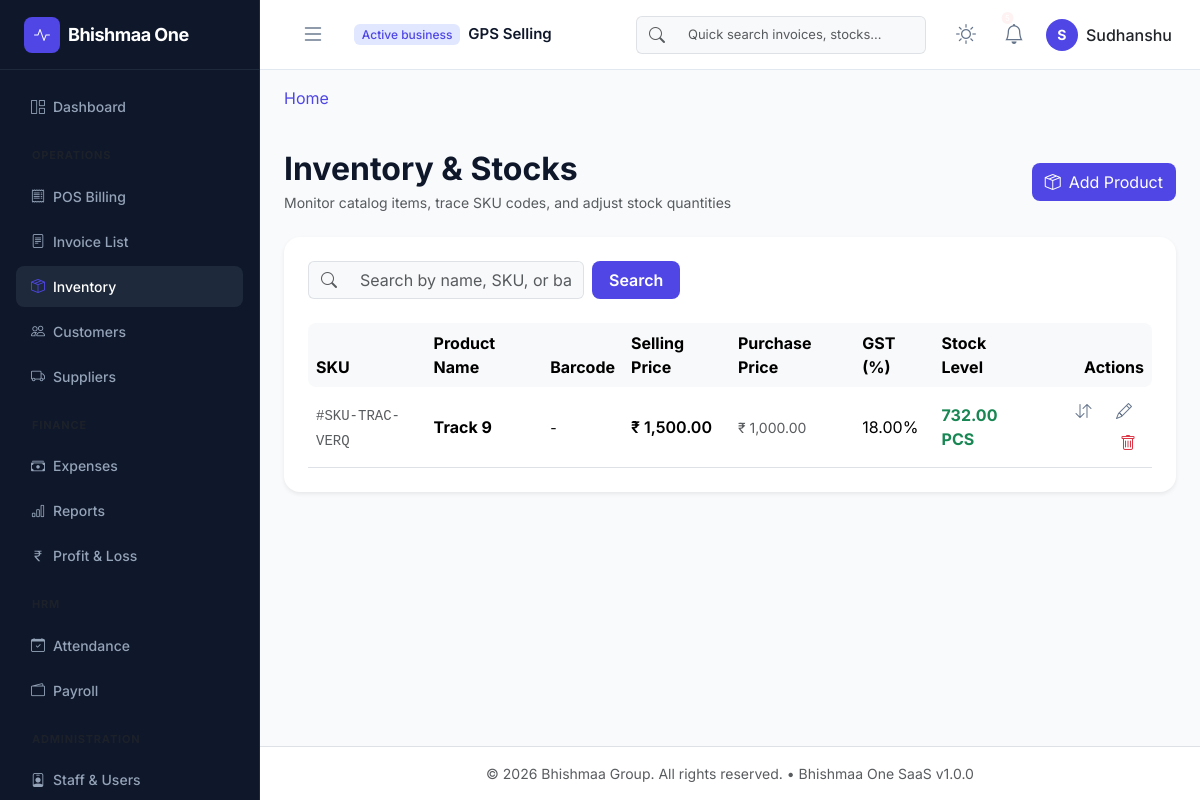
/inventory/ (signed in), run on the app's committed database.
### app/models/core.py (models this page shows, shortened)
class Base(db.Model):
    __abstract__ = True
    id = db.Column(UUIDType, primary_key=True, default=lambda: str(uuid.uuid4()))
    created_at = db.Column(db.DateTime, default=datetime.datetime.utcnow, index=True)
    updated_at = db.Column(db.DateTime, default=datetime.datetime.utcnow, onupdate=datetime.datetime.utcnow)
    is_deleted = db.Column(db.Boolean, default=False, index=True)

class Organization(Base):
    __tablename__ = 'organizations'
    name = db.Column(db.String(150), nullable=False)
    subdomain = db.Column(db.String(50), unique=True, index=True, nullable=False)
    is_active = db.Column(db.Boolean, default=True, index=True)
    plan_name = db.Column(db.String(50), default='Free')
    users = db.relationship('User', back_populates='organization', lazy=True)

class User(UserMixin, Base):
    __tablename__ = 'users'
    username = db.Column(db.String(80), unique=True, index=True, nullable=False)
    email = db.Column(db.String(120), unique=True, index=True, nullable=False)
    password_hash = db.Column(db.String(128), nullable=False)
    first_name = db.Column(db.String(50))
    last_name = db.Column(db.String(50))
    is_active = db.Column(db.Boolean, default=True, index=True)
    organization_id = db.Column(UUIDType, db.ForeignKey('organizations.id', ondelete='CASCADE'), nullable=True, index=True)
    branch_id = db.Column(UUIDType, db.ForeignKey('branches.id', ondelete='SET NULL'), nullable=True, index=True)
    organization = db.relationship('Organization', back_populates='users')
    branch = db.relationship('Branch', backref=db.backref('users', lazy=True))
    roles = db.relationship('Role', secondary=user_roles, back_populates='users', lazy='joined')
    def has_permission(self, perm_name):
        for role in self.roles:
            if any(perm.name == perm_name for perm in role.permissions):
                return True
        return False

### app/models/inventory.py (models this page shows, shortened)
class Product(TenantBase):
    __tablename__ = 'products'
    name = db.Column(db.String(255), nullable=False, index=True)
    sku = db.Column(db.String(50), nullable=True, unique=True, index=True)
    barcode = db.Column(db.String(100), nullable=True, index=True)
    description = db.Column(db.Text)
    category_id = db.Column(
        UUIDType,
        db.ForeignKey('product_categories.id', ondelete='SET NULL'),
        nullable=True
    )
    brand_id = db.Column(
        UUIDType,
        db.ForeignKey('product_brands.id', ondelete='SET NULL'),
        nullable=True
    )
    unit_id = db.Column(
        UUIDType,
        db.ForeignKey('product_units.id', ondelete='SET NULL'),
        nullable=True
    )
    purchase_price = db.Column(db.Numeric(10, 2), default=0.0)
    selling_price = db.Column(db.Numeric(10, 2), default=0.0)
    gst_rate = db.Column(db.Numeric(5, 2), default=18.0)  # GST rate: 0, 5, 12, 18, 28%
    current_stock = db.Column(db.Numeric(10, 2), default=0.0, index=True)
    min_stock_alert = db.Column(db.Numeric(10, 2), default=5.0)
    max_stock_level = db.Column(db.Numeric(10, 2), default=100.0)
    reorder_quantity = db.Column(db.Numeric(10, 2), default=20.0)
    is_active = db.Column(db.Boolean, default=True, index=True)
    transactions = db.relationship(
        'StockTransaction',
        backref='product',
        lazy='dynamic',
        cascade='all, delete-orphan'
    )
    def is_low_stock(self):
        return self.current_stock < self.min_stock_alert
    def get_unit_symbol(self):
        return self.unit_obj.symbol if self.unit_obj else 'PCS'

### app/blueprints/inventory/routes.py (the view)
@inventory_bp.route('/', endpoint='list_products')
@login_required
@inventory_management_required
def list_products():
    org_id = current_user.organization_id
    products = get_organization_products(org_id)
    search_q = request.args.get('search', '').strip()
    if search_q:
        products = search_products(org_id, search_q)
    category_filter = request.args.get('category')
    if category_filter:
        products = [p for p in products if p.category_id and str(p.category_id) == category_filter]
    status_filter = request.args.get('status')
    if status_filter == 'low_stock':
        products = [p for p in products if p.is_low_stock()]
    elif status_filter == 'inactive':
        products = [p for p in products if not p.is_active]
    elif status_filter == 'overstock':
        products = [p for p in products if p.is_overstocked()]
    categories = get_categories(org_id)
    total_products = len(products)
    low_stock_count = len([p for p in products if p.is_low_stock()])
    total_value = sum(float(p.current_stock) * float(p.selling_price) for p in products)
    return render_template(
        'inventory/list.html',
        products=products,
        categories=categories,
        search_q=search_q,
        category_filter=category_filter,
        status_filter=status_filter,
        total_products=total_products,
        low_stock_count=low_stock_count,
        total_value=total_value
    )

### app/blueprints/inventory/templates/inventory/list.html (shortened to what this page needs)
{% extends "layouts/base.html" %}
{% block content %}
<div class="d-flex justify-content-between align-items-center mb-4 mt-3">
    <div>
        <h2 class="fw-bold tracking-tight mb-1 text-main">Inventory & Stocks</h2>
        <p class="text-muted small mb-0">Monitor catalog items, trace SKU codes, and adjust stock quantities</p>
    </div>
    <div>
        <a href="{{ url_for('inventory.create') }}" class="btn btn-indigo rounded-3 d-flex align-items-center gap-2">
            <i class="bi bi-box-seam"></i>
            <span>Add Product</span>
        </a>
    </div>
</div>
<div class="card border-0 shadow-sm rounded-4 mb-4">
    <div class="card-header bg-transparent border-0 px-4 pt-4 pb-2">
        <form method="GET" action="" class="row g-2 justify-content-start align-items-center">
            <div class="col-md-4">
                <div class="input-group">
                    <span class="input-group-text bg-light border-end-0"><i class="bi bi-search text-muted"></i></span>
                    <input type="text" name="search" value="{{ request.args.get('search', '') }}" class="form-control bg-light border-start-0" placeholder="Search by name, SKU, or barcode..."/>
                </div>
            </div>
            <div class="col-md-2">
                <button type="submit" class="btn btn-indigo rounded-3 px-3 fw-semibold">Search</button>
            </div>
        </form>
    </div>
    <div class="card-body px-4 pb-4">
        <div class="table-responsive">
            <table class="table align-middle mb-0">
                <thead class="table-light">
                    <tr>
                        <th class="border-0 rounded-start-3">SKU</th>
                        <th class="border-0">Product Name</th>
                        <th class="border-0">Barcode</th>
                        <th class="border-0">Selling Price</th>
                        <th class="border-0">Purchase Price</th>
                        <th class="border-0">GST (%)</th>
                        <th class="border-0">Stock Level</th>
                        <th class="border-0 rounded-end-3 text-end">Actions</th>
                    </tr>
                </thead>
                <tbody>
                    {% if products %}
                        {% for product in products %}
                        <tr>
                            <td><span class="text-muted font-monospace small">#{{ product.sku }}</span></td>
                            <td class="fw-bold text-main">{{ product.name }}</td>
                            <td><span class="small">{{ product.barcode or "-" }}</span></td>
                            <td class="fw-semibold">₹ {{ "{:,.2f}".format(product.selling_price) }}</td>
                            <td><span class="text-muted small">₹ {{ "{:,.2f}".format(product.purchase_price) }}</span></td>
                            <td>{{ product.gst_rate }}%</td>
                            <td>
                                {% set is_low = product.is_low_stock() %}
                                <div class="d-flex align-items-center gap-2">
                                    <span class="fw-bold {% if is_low %}text-danger{% else %}text-success{% endif %}">
                                        {{ product.current_stock }} {{ product.get_unit_symbol() }}
                                    </span>
                                </div>
                            </td>
                            <td class="text-end">
                                <a href="{{ url_for('inventory.adjust', product_id=product.id) }}" class="btn btn-icon btn-light rounded-circle me-1" title="Adjust Stock">
                                    <i class="bi bi-arrow-down-up"></i>
                                </a>
                                <a href="{{ url_for('inventory.edit', product_id=product.id) }}" class="btn btn-icon btn-light rounded-circle me-1" title="Edit Details">
                                    <i class="bi bi-pencil"></i>
                                </a>
                                <form method="POST" action="{{ url_for('inventory.delete', product_id=product.id) }}" class="d-inline" onsubmit="return confirm('Are you sure you want to delete this product?');">
                                    <button type="submit" class="btn btn-icon btn-danger-light text-danger rounded-circle" title="Delete Product">
                                        <i class="bi bi-trash"></i>
                                    </button>
                                </form>
                            </td>
                        </tr>
                        {% endfor %}
                    {% endif %}
                </tbody>
            </table>
        </div>
    </div>
</div>
{% endblock %}

### app/templates/components/navbar.html (shortened to what this page needs)
<nav class="navbar navbar-expand-lg app-navbar px-3">
    <div class="container-fluid">
        <button class="btn sidebar-toggle-btn me-3" id="sidebarToggle" onclick="toggleSidebar()">
            <i class="bi bi-list fs-4"></i>
        </button>
        <div class="navbar-brand-tenant d-flex align-items-center flex-wrap gap-1">
            <span class="badge bg-indigo-light text-indigo me-1">Active business</span>
            <span class="tenant-name fw-semibold text-truncate me-2" style="max-width: 200px;">
                {{ current_user.organization.name if current_user.organization else 'Bhishmaa One' }}
            </span>
        </div>
        <div class="collapse navbar-collapse justify-content-end" id="navbarContent">
            <form class="d-none d-md-flex navbar-search me-4" role="search">
                <div class="input-group">
                    <span class="input-group-text bg-light border-end-0">
                        <i class="bi bi-search text-muted"></i>
                    </span>
                    <input class="form-control bg-light border-start-0" type="search" placeholder="Quick search invoices, stocks..." aria-label="Search">
                </div>
            </form>
            <div class="d-flex align-items-center gap-3">
                <button class="btn btn-icon theme-toggle-btn" onclick="toggleTheme()" title="Toggle Dark/Light Mode">
                    <i class="bi bi-sun sun-icon fs-5"></i>
                </button>
                <div class="dropdown">
                    <button class="btn btn-icon position-relative" type="button" data-bs-toggle="dropdown" aria-expanded="false">
                        <i class="bi bi-bell fs-5"></i>
                        {% if unread_count > 0 %}
                            <span class="position-absolute top-1 start-75 translate-middle badge rounded-pill bg-danger" style="font-size: 8px; padding: 2px 4px;">{{ unread_count }}</span>
                        {% endif %}
                    </button>
                </div>
                <div class="dropdown">
                    <button class="btn profile-dropdown-btn d-flex align-items-center gap-2" type="button" data-bs-toggle="dropdown" aria-expanded="false">
                        <div class="profile-avatar text-white fw-bold">
                            {{ current_user.first_name[0] if current_user.first_name else 'U' }}
                        </div>
                        <span class="d-none d-lg-inline fw-medium">{{ current_user.first_name }}</span>
                    </button>
                </div>
            </div>
        </div>
    </div>
</nav>

### data on the page
Organization: organization "GPS Selling"
User: first_name "S", first_name "Sudhanshu"
Product: sku "SKU-TRAC-VERQ", name "Track 9", barcode "-", selling_price "1,500.00", purchase_price "1,000.00", gst_rate "18.00", current_stock "732.00", get_unit_symbol "PCS"
